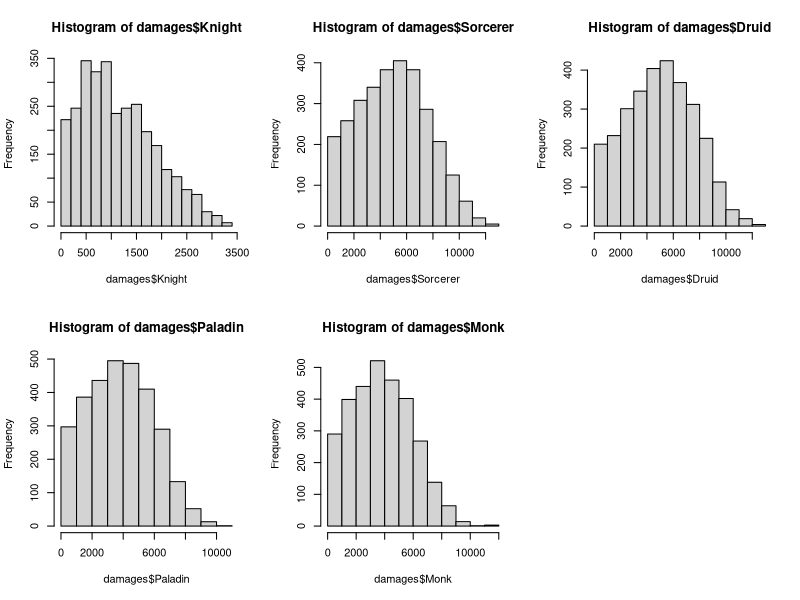
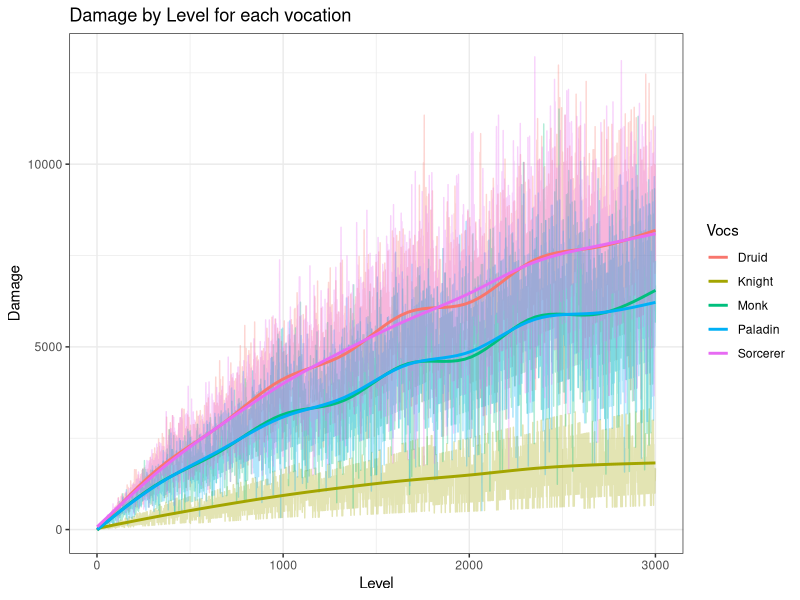

These charts were generated, in order, by the following R code:
# compare the scaling of damage for each vocation in tibia.
# the scaling is pretty similar for each vocation, what changes is mostly the area attack for each vocation
#
# knight: 1 basic attack + area attack (exori gran: 9 sqm) 
# sorcerer : 1 basic attack + rune (GFB: 37 sqm)
# druid: 1 basic attack + rune (AVA: 37 sqm)
# paladin: 1 basic attack + rune (Diamond arrow: 21; AVA: 37 sqm)
# monk: 1 basic attack + rune (AVA: 37 sqm)
#
# in each turn, the quantity of targets should vary given a certain truncated normal probability distribution
#
if(!require(truncnorm)){install.packages("truncnorm"); library(truncnorm)}
if(!require(ggplot2)){install.packages("ggplot2"); library(ggplot2)}
if(!require(tidyr)){install.packages("tidyr"); library(tidyr)}
if(!require(dplyr)){install.packages("dplyr"); library(dplyr)}

# define how much SQM a vocation hits in a turn.
Hit_Number = function(sqm, hit_number){
  a = 1
  b = sqm
  mu = round(sqm / 2)
  sigma = 5
  
  hit = round(rtruncnorm(hit_number, a = a, b = b, mean = mu, sd = sigma))
  return(hit)
}

level = seq(1, 3000, 1)
damages = data.frame()
for(i in 1:length(level)){
  # Damage Base + Base * SQM hit from sampling
  # Leveling changes in time
  # Base damage
  if(i <= 149){
    base_k = ceiling(i / 5)
    base_s = ceiling(i / 5)
    base_d = ceiling(i / 5)
    base_p = ceiling(i / 5)
    base_m = ceiling(i / 5)
  }
  
  if(i >= 150 && i <= 500){
    base_k = ceiling(i / 5)
    base_s = ceiling(i / 5)
    base_d = ceiling(i / 5)
    base_p = ceiling(i / 5)# * Hit_Number(21, 1)
    base_m = ceiling(i / 5)
  }
  
  if(i >= 501 && i <= 1100){
    base_k = ceiling(i / 6)
    base_s = ceiling(i / 6)
    base_d = ceiling(i / 6)
    base_p = ceiling(i / 6)# * Hit_Number(21, 1)
    base_m = ceiling(i / 6)
  }
  
  if(i >= 1101 && i <= 1800){
    base_k = ceiling(i / 7)
    base_s = ceiling(i / 7)
    base_d = ceiling(i / 7)
    base_p = ceiling(i / 7)# * Hit_Number(21, 1)
    base_m = ceiling(i / 7)
  }
  
  if(i >= 1801 && i <= 2600){
    base_k = ceiling(i / 8)
    base_s = ceiling(i / 8)
    base_d = ceiling(i / 8)
    base_p = ceiling(i / 8)# * Hit_Number(21, 1)
    base_m = ceiling(i / 8)
  }
  
  if(i >= 2601 && i <= 3500){
    base_k = ceiling(i / 9)
    base_s = ceiling(i / 9)
    base_d = ceiling(i / 9)
    base_p = ceiling(i / 9)# * Hit_Number(21, 1)
    base_m = ceiling(i / 9)
  }
  
  if(i >= 3501 && i <= 4300){
    base_k = ceiling(i / 10)
    base_s = ceiling(i / 10)
    base_d = ceiling(i / 10)
    base_p = ceiling(i / 10)# * Hit_Number(21, 1)
    base_m = ceiling(i / 10)
  }
  
  if(i >= 4301 && i <= 5200){
    base_k = ceiling(i / 11)
    base_s = ceiling(i / 11)
    base_d = ceiling(i / 11)
    base_p = ceiling(i / 11)# * Hit_Number(21, 1)
    base_m = ceiling(i / 11)
  }
  
  if(i >= 5201 && i <= 6200){
    base_k = ceiling(i / 12)
    base_s = ceiling(i / 12)
    base_d = ceiling(i / 12)
    base_p = ceiling(i / 12)# * Hit_Number(21, 1)
    base_m = ceiling(i / 12)
  }
  
  # Damage in area
  area_k = base_k * Hit_Number(9, 1) # exori gran
  area_s = (base_s * Hit_Number(37, 1)) + (base_s * Hit_Number(11, 1)) # GFB + exori vis hur
  area_d = (base_d * Hit_Number(37, 1)) + (base_d * Hit_Number(11, 1)) # AVA + exori terra hur
  area_p = base_p * Hit_Number(37, 1) # AVA or GFB
  area_m = base_m * Hit_Number(37, 1) # AVA or GFB
  
  # Total damage
  total_k = base_k + area_k
  total_s = base_s + area_s
  total_d = base_d + area_d
  total_p = base_p + area_p
  total_m = base_m + area_m
  
  #
  turn = c(total_k, total_s, total_d, total_p, total_m)
  damages = rbind(damages, turn)
}
colnames(damages) = c("Knight", "Sorcerer", "Druid", "Paladin", "Monk")

# basic stats
summary(damages)

par(mfrow = c(2,3))
#pdf("~/Dropbox/tibia_damage/Histograms_Damages.png")
hist(damages$Knight)
hist(damages$Sorcerer)
hist(damages$Druid)
hist(damages$Paladin)
hist(damages$Monk)
dev.off()

# 
damages_new = damages %>% mutate(Level = row_number())

# Transform wide to long
damages_long = damages_new %>%
  pivot_longer(cols = c(Knight, Sorcerer, Druid, Paladin, Monk),
               names_to = "Vocs",
               values_to = "Dano")

# Plot
p = ggplot(damages_long, aes(x = Level, y = Dano, color = Vocs)) +
    geom_line(alpha = 0.3) +
    geom_smooth(method = "gam", se = FALSE, linewidth = 1) +
    theme_minimal() +
    labs(title = "Damage by Level for each vocation",
         x = "Level",
         y = "Damage") +
    theme_bw()

# save plot
ggsave(p, filename = "~/Dropbox/tibia_damage/NoArrow_Damage_Voc.png")
